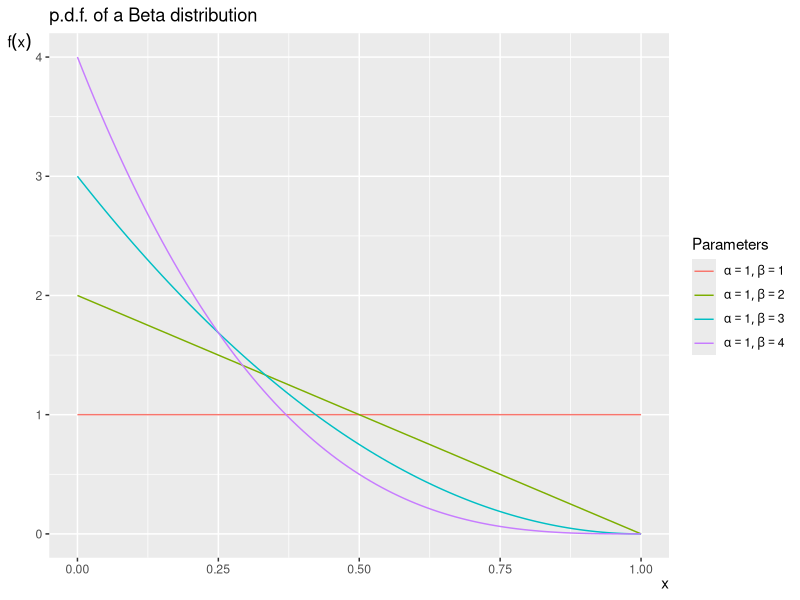
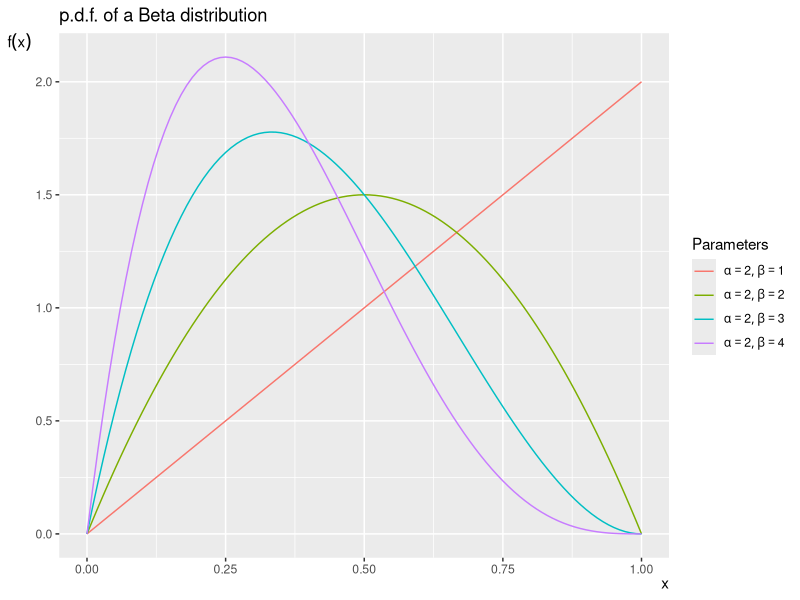
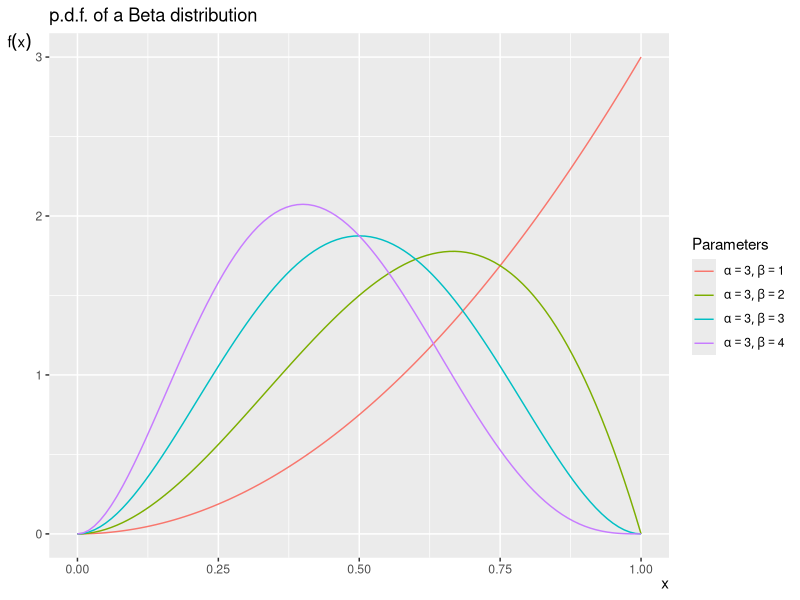
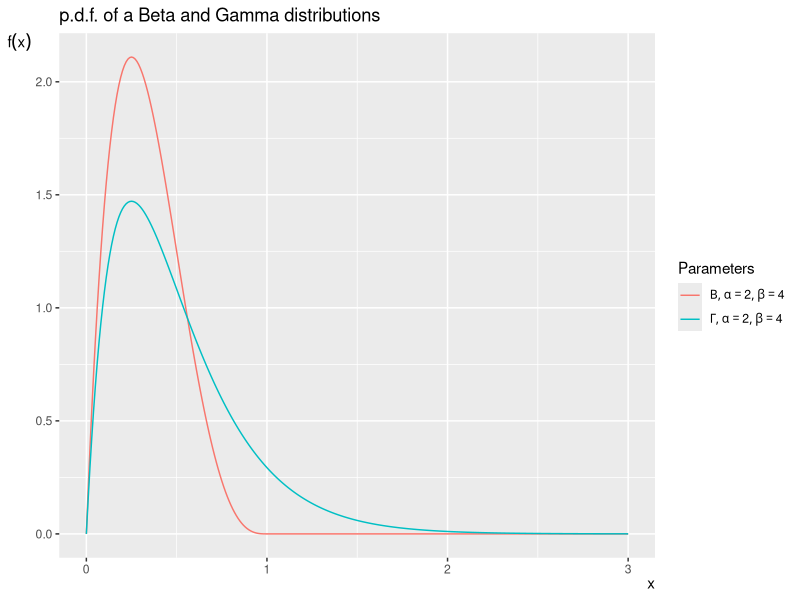

The R source for these figures, in order:
## ---- chunk 1
#suppress the warnings and other messages from showing in the knitted file.
knitr::opts_chunk$set(fig.width=8, fig.height=6, fig.path='Figs/',
                      echo=TRUE, warning=FALSE, message=FALSE)
## ---- chunk 2
library(ggplot2)
library(reshape2)
## ---- chunk 3
x = seq(0, 1, 0.01)
#alpha = 1

for (alpha in c(1, 2, 3)) {
  df = data.frame(x = x, 
                  f_1_1 = dbeta(x, alpha, 1),
                  f_1_2 = dbeta(x, alpha, 2),
                  f_1_3 = dbeta(x, alpha, 3),
                  f_1_4 = dbeta(x, alpha, 4)
                  )
  df2 = melt(df, id.vars = 'x')
  print(
  ggplot(aes(x = x,y = value, color = variable), data = df2) +
    geom_line() +
    ggtitle('p.d.f. of a Beta distribution') +
    xlab(expression(x)) +
    ylab(expression(f(x))) +
    theme(axis.title.y = element_text(angle = 0, vjust = 1),
          axis.title.x = element_text(angle = 0, hjust = 1)
          ) +
    scale_color_discrete(name = 'Parameters', 
                         breaks = c('f_1_1', 'f_1_2', 'f_1_3', 'f_1_4'),
                         labels = c(bquote(list(alpha == .(alpha), beta == 1)), 
                                    bquote(list(alpha == .(alpha), beta == 2)), 
                                    bquote(list(alpha == .(alpha), beta == 3)), 
                                    bquote(list(alpha == .(alpha), beta == 4))))
  )
}
## ---- chunk 4
x = seq(0, 3, 0.01)

  df = data.frame(x = x, 
                  b_2_4 = dbeta(x, 2, 4),
                  g_2_4 = dgamma(x, 2, 4)
                  )
  df2 = melt(df, id.vars = 'x')
  print(
  ggplot(aes(x = x, y = value, color = variable), data = df2) +
    geom_line() +
    ggtitle('p.d.f. of a Beta and Gamma distributions') +
    xlab(expression(x)) +
    ylab(expression(f(x))) +
    theme(axis.title.y = element_text(angle = 0, vjust = 1),
          axis.title.x = element_text(angle = 0, hjust = 1)
          ) +
    scale_color_discrete(name = 'Parameters', 
                         breaks = c('b_2_4', 'g_2_4'),
                         labels = c(bquote(list(Beta, alpha == 2, beta == 4)), 
                                    bquote(list(Gamma, alpha == 2, beta == 4))))
  )
## ---- chunk 5

## ---- chunk 6
#demo(plotmath)
